Frame 1 (no input): blank canvas, image omitted
Frame 60 (no input): blank canvas, image omitted
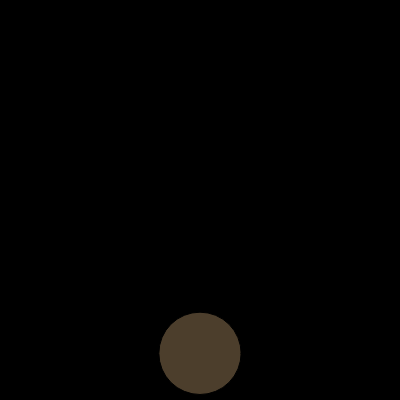
Frame 120 (the mouse pressed at the canvas centre since frame 60)

The p5.js sketch whose frames 1 and 60 were blank and that drew this single picture after the mouse press (run headless with seeded random() and noise() and a simulated clock; from frame 60 on, the mouse is pressed at the canvas centre):

// p5.js sketch
// ── sketch.js
var particleList = [];
var particle;
var gravity = 0.1;
var button;

function setup() {
  createCanvas(400, 400);
  button = createButton('Reverse');
  button.mousePressed(reverseG);
}

function reverseG() {
  gravity = -gravity;
}

function mousePressed() {
  particle = {
    x: mouseX,
    y: mouseY,
    radius: random(5, 50),
    speed: 0,
    col: color(random(255), random(255), random(255)),
    display: function() {
      fill(this.col);
      ellipse(this.x, this.y, this.radius*2, this.radius*2);
    },
    move: function() {
      this.y += this.speed;
      this.speed += gravity;
      if (this.y > height-this.radius) {
        this.radius = random(5, 50);
        this.y = height-this.radius;
        this.speed *= -0.95;
        this.col = color(random(255), random(255), random(255));
      } else if (this.y < 0) {
        
        
      }
    }
  };
  particleList.push(particle);
}

function draw() {
  background(0);
  for (i = 0; i < particleList.length; i++) {
    particleList[i].display();
    particleList[i].move();
  }
}
